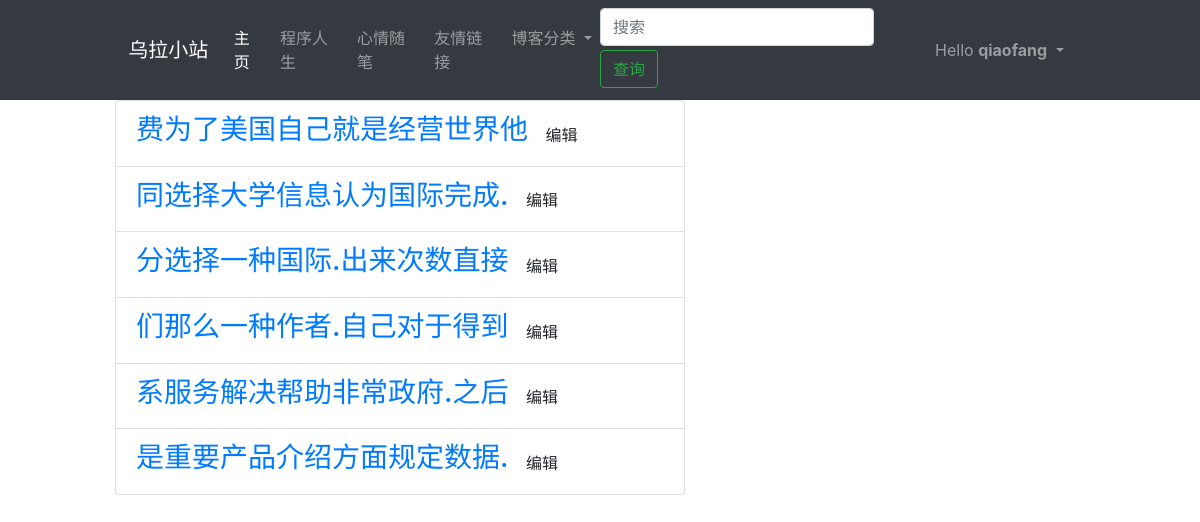
The page /list_post/ (signed in) on the database its author committed.
### app/models.py (models this page shows, shortened)
class User(UserMixin, db.Model):
    __tablename__ = 'user'
    user_id = db.Column(db.Integer, primary_key=True, comment='用户ID')
    user_name = db.Column(db.String(50), unique=True, comment='用户名')
    user_email = db.Column(db.String(20), unique=True, comment='邮箱')
    user_mbl_nm = db.Column(db.String(20), unique=True, comment='用户电话')
    user_passwd_hash = db.Column(db.String(255), comment='用户密码')
    role_id = db.Column(db.Integer, db.ForeignKey('role.role_id'))
    confirmed = db.Column(db.Boolean, default=False)
    location = db.Column(db.String(64))
    about_me = db.Column(db.Text())
    member_since = db.Column(db.DateTime(), default=datetime.now)
    last_seen = db.Column(db.DateTime(), default=datetime.now)
    post = db.relationship('Post', backref='post', lazy='dynamic')
    followed = db.relationship('Follow',
                               foreign_keys=[Follow.follower_id],
                               backref=db.backref('follower', lazy='joined'),
                               lazy='dynamic',
                               cascade='all, delete-orphan')
    followers = db.relationship('Follow',
                                foreign_keys=[Follow.followed_id],
                                backref=db.backref('followed', lazy='joined'),
                                lazy='dynamic',
                                cascade='all, delete-orphan')
    def ping(self):
        self.last_seen = datetime.now()
        db.session.add(self)
        db.session.commit()
    @property
    def user_passwd(self):
        raise AttributeError('密码不可读')

class Post(db.Model):
    __tablename__ = 'post'
    post_id = db.Column(db.Integer, primary_key=True, comment='文章id')
    user_id = db.Column(
        db.Integer,
        db.ForeignKey('user.user_id'),
        comment='用户ID')
    content = db.Column(db.Text, comment='文章内容')
    crtd_time = db.Column(db.DateTime, comment='创作时间')
    last_edit_time = db.Column(db.Date, comment='最后一次修改时间')
    title = db.Column(db.String(200), comment='文章标题')
    body_html = db.Column(db.Text)

### app/auth/views.py (the view)
@auth_bp.route('/list_post/', methods=['GET', 'POST'])
@login_required
@pysnooper.snoop()
def list_post():
    posts = Post.query.filter_by(user_id=current_user.user_id).all()
    return render_template('auth/listpost.html', posts=posts, title='我的博客')

### app/auth/views.py (called while the page is built)
@auth_bp.before_app_request
@pysnooper.snoop()
def before_request():
    if current_user.is_authenticated:
        current_user.ping()
        if not current_user.confirmed \
                and request.endpoint \
                and request.blueprint != 'auth' \
                and request.endpoint != 'static':
            r = redirect(url_for('auth.unconfirmed'))
            return r

### app/models.py (called while the page is built)
@manager.user_loader
def load_user(user_id):
    return User.query.get(int(user_id))

### app/templates/auth/listpost.html (shortened to what this page needs)
{% extends 'main/base.html' %}
{% block content %}
    <div class="col-md-6 offset-md-1">
    <ul class="list-group">
        {% for post in posts %}
           <li class="list-group-item"> <a class="h3" href="">{{ post.title }}</a>
            <a class="btn btn-default" href="{{ url_for('auth.editpost', postid=post.post_id) }}">编辑</a></li>
        {% endfor %}
    </ul>
    </div>
{% endblock %}

### app/templates/main/base.html (shortened to what this page needs)
{% extends 'main/_base.html' %}
{% block html_attribs %} lang="zh"{% endblock %}
{% block styles %}
    <link rel="stylesheet" href="{{ url_for('static', filename='css/bootstrap.min.css') }}">
        <link rel="stylesheet" href="{{ url_for('static', filename='css/bootstrap.css') }}">
{% endblock %}
{% block navbar %}
  {% include 'main/_navbar.html' %}
{% endblock %}

### app/templates/main/_base.html (shortened to what this page needs)
{% block doc -%}
<!DOCTYPE html>
<html{% block html_attribs %}{% endblock html_attribs %}>
{%- block html %}
  <head>
    {%- block head %}
    {%- block styles %}{%- endblock styles %}
    {%- endblock head %}
  </head>
  <body class=" " {% block body_attribs %}{% endblock body_attribs %}>
    {% block body -%}
    {% block navbar %}
    {%- endblock navbar %}
    {% block content -%}
    {%- endblock content %}
    {%- endblock body %}
  </body>
{%- endblock html %}
</html>
{% endblock doc -%}

### app/templates/main/_navbar.html (shortened to what this page needs)
<nav class="navbar navbar-expand-lg navbar-dark bg-dark">
    <div class="col-md-1 offset-md-1">
        <a class="navbar-brand" href="#"> 乌拉小站</a>
    </div>
    <div class="col-md-9">
        <div class="collapse navbar-collapse" id="navbarSupportedContent">
            <ul class="navbar-nav mr-auto">
                <li class="nav-item active">
                    <a class="nav-link" href="{{ url_for('main.index') }}">主页 <span class="sr-only">(current)</span></a>
                </li>
                <li class="nav-item">
                    <a class="nav-link" href="#">程序人生</a>
                </li>
                <li class="nav-item">
                    <a class="nav-link" href="#">心情随笔</a>
                </li>
                <li class="nav-item">
                    <a class="nav-link" href="#">友情链接</a>
                </li>
                <li class="nav-item dropdown">
                    <a class="nav-link dropdown-toggle" href="#" id="navbarDropdown" role="button"
                       data-toggle="dropdown"
                       aria-haspopup="true" aria-expanded="false">
                        博客分类
                    </a>
                </li>
            </ul>
            <form class="form-inline my-0 my-lg-0">
                <input class="form-control mr-sm-1" type="search" placeholder="搜索" aria-label="查询" name="key_word">
                <button class="btn btn-outline-success my-0 my-sm-1" type="submit" name="submit">查询</button>
            </form>
            <ul class="navbar-nav">
                {% if current_user.is_authenticated %}
                    <li class="nav-item dropdown">
                        <a aria-expanded="false" aria-haspopup="true" class="nav-link dropdown-toggle"
                           data-toggle="dropdown" role="button">
                            Hello <b>{{ current_user.user_name }}</b>
                        </a>
                    </li>
                {% else %}
                    <li class="nav-item"><a class="nav-link" href="{{ url_for('auth.login') }}">登录</a></li>
                    <li class="nav-item"><a class="nav-link" href="{{ url_for('auth.register') }}">注册</a></li>
                {% endif %}
            </ul>
        </div>
    </div>
</nav>

### rows shown on the page
User: user_name "qiaofang"
Post: title "费为了美国自己就是经营世界他"
Post: title "同选择大学信息认为国际完成."
Post: title "分选择一种国际.出来次数直接"
Post: title "们那么一种作者.自己对于得到"
Post: title "系服务解决帮助非常政府.之后"
Post: title "是重要产品介绍方面规定数据."
